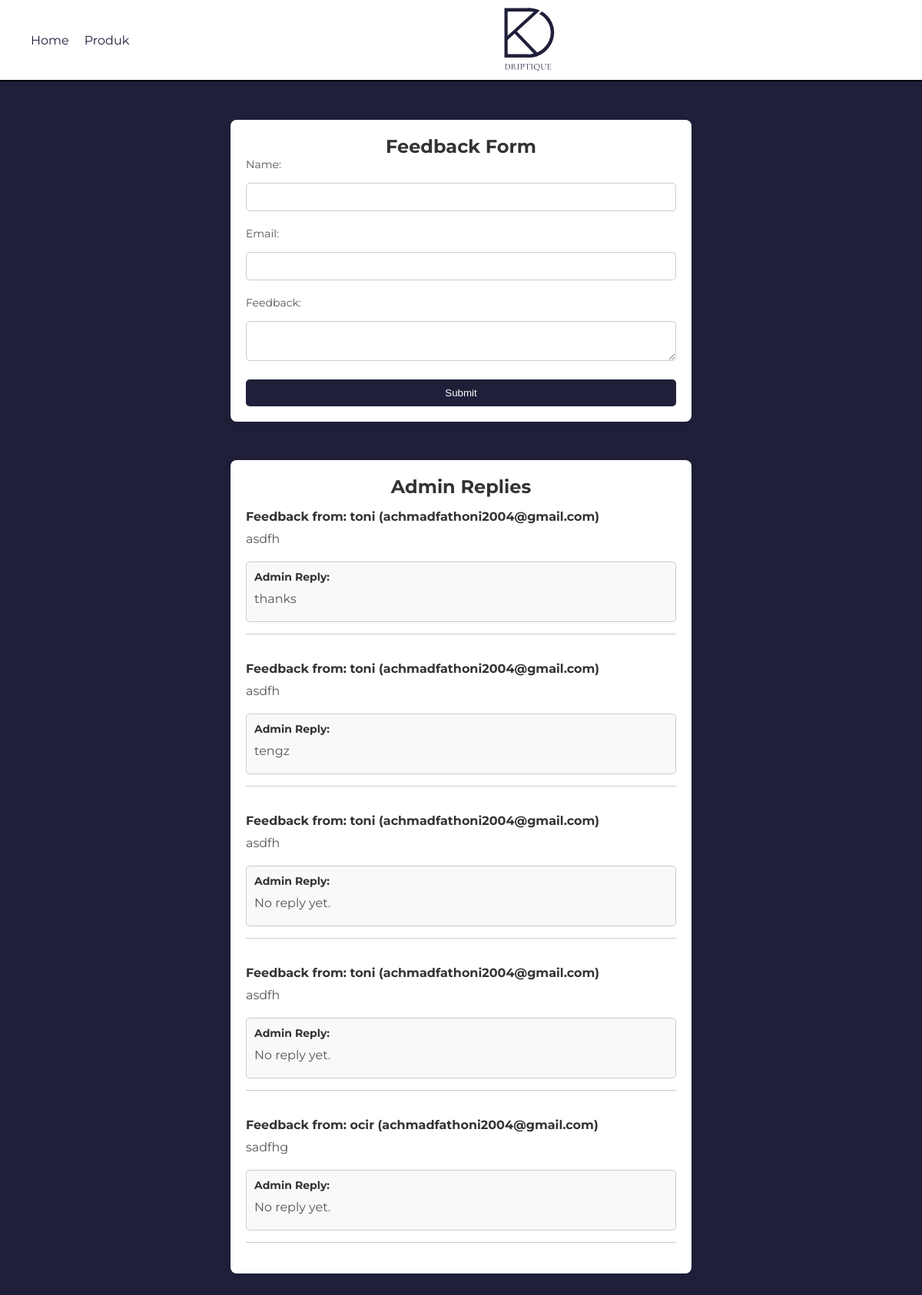
The page /feedback_form.php on the database its author committed.
### tables this page shows
CREATE TABLE `feedbacks` (
  `id` int(11) NOT NULL,
  `name` varchar(255) NOT NULL,
  `email` varchar(255) NOT NULL,
  `feedback` text NOT NULL,
  `created_at` timestamp NOT NULL DEFAULT current_timestamp()
);

CREATE TABLE `admin_replies` (
  `id` int(11) NOT NULL,
  `feedback_id` int(11) NOT NULL,
  `reply` text NOT NULL,
  `created_at` timestamp NOT NULL DEFAULT current_timestamp()
);

### feedback_form.php (the view, shortened to what this page needs)
<?php
$conn = new mysqli("localhost", "root", "", "feedback_system");
$result = $conn->query("SELECT * FROM feedbacks");
?>
<!DOCTYPE html>
<html lang="id">
  <head>
    <link rel="stylesheet" href="stylefeedback.css" />
    <link
      rel="stylesheet"
      href="https://cdnjs.cloudflare.com/ajax/libs/font-awesome/6.5.0/css/all.min.css"
    />
  </head>
  <body>
    <nav class="navbar">
      <div class="navbar-container">
        <ul class="navbar-nav">
          <li><a href="index.html">Home</a></li>
          <li><a href="product_list.php">Produk</a></li>
        </ul>
        <a href="index.html" class="navbar-logo"
          ><img src="aset-gambar/DRIPTIQUE.svg" alt=""
        /></a>
      </div>
    </nav>
    <div class="container">
        <h2>Feedback Form</h2>
        <form method="POST" action="feedback_form.php">
            <label for="name">Name:</label>
            <input type="text" id="name" name="name" required>
            <label for="email">Email:</label>
            <input type="email" id="email" name="email" required>
            <label for="feedback">Feedback:</label>
            <textarea id="feedback" name="feedback" required></textarea>
            <input type="submit" value="Submit">
        </form>
    </div>
    <div class="container">
    <h2>Admin Replies</h2>
    <?php while ($row = $result->fetch_assoc()) { ?>
      <div class="feedback-item">
        <h3>Feedback from: <?php echo $row['name']; ?> (<?php echo $row['email']; ?>)</h3>
        <p><?php echo nl2br($row['feedback']); ?></p>
        <div class="admin-reply">
          <h4>Admin Reply:</h4>
          <?php
          $feedback_id = $row['id'];
          $conn = new mysqli("localhost", "root", "", "feedback_system");
          $reply_result = $conn->query("SELECT * FROM admin_replies WHERE feedback_id = $feedback_id");
          if ($reply_result->num_rows > 0) {
              $reply = $reply_result->fetch_assoc();
              ?>
              <p><?php echo nl2br($reply['reply']); ?></p>
          <?php
          } else {
              echo "<p>No reply yet.</p>";
          }
          ?>
        </div>
      </div>
    <?php } ?>
  </div>
  </body>
</html>

### stylefeedback.css (style rules this page uses)
* { margin: 0; padding: 0; box-sizing: border-box; }
body { font-family: "Montserrat", sans-serif; background-color: #1f1f3a; overflow: auto; scrollbar-width: none; -ms-overflow-style: none; }
.navbar { display: flex; padding: 8px 40px; background-color: #fff; position: sticky; top: 0; z-index: 1000; border-bottom: 2px solid black; }
.navbar-container { display: flex; justify-content: space-between; align-items: center; width: 100%; }
.navbar-nav { display: flex; gap: 20px; list-style: none; padding-left: 0; }
.navbar-nav li a { text-decoration: none; color: #1f1f3a; }
.navbar-logo img { width: 70px; height: auto; margin-left: 50px; }

### feedback_form.php (style rules this page uses)
.container { width: 50%; margin: 50px auto; background-color: #fff; padding: 20px; border-radius: 8px; box-shadow: 0 2px 8px rgba(0, 0, 0, 0.1); }
h2 { text-align: center; color: #333; }
label { font-size: 14px; color: #555; margin-bottom: 5px; display: block; }
input[type="text"], input[type="email"], textarea { width: 100%; padding: 10px; margin: 10px 0 20px; border: 1px solid #ccc; border-radius: 5px; box-sizing: border-box; }
input[type="submit"] { background-color: #1f1f3a; color: white; padding: 10px 20px; border: none; border-radius: 5px; cursor: pointer; width: 100%; }
.feedback-item { border-bottom: 1px solid #ccc; padding: 15px 0; margin-bottom: 20px; }
.feedback-item h3 { margin: 0; font-size: 16px; color: #333; }
.feedback-item p { margin: 10px 0; color: #555; }
.admin-reply { margin-top: 20px; padding: 10px; border: 1px solid #ccc; border-radius: 5px; background-color: #f9f9f9; }
.admin-reply h4 { margin: 0; font-size: 14px; color: #333; }
.admin-reply p { color: #555; }

### rows shown on the page
feedbacks: name "toni", email "achmadfathoni2004@gmail.com", feedback "asdfh", admin_replies.reply "thanks"
feedbacks: name "toni", email "achmadfathoni2004@gmail.com", feedback "asdfh", admin_replies.reply "tengz"
feedbacks: name "toni", email "achmadfathoni2004@gmail.com", feedback "asdfh", shows "No reply yet."
feedbacks: name "toni", email "achmadfathoni2004@gmail.com", feedback "asdfh", shows "No reply yet."
feedbacks: name "ocir", email "achmadfathoni2004@gmail.com", feedback "sadfhg", shows "No reply yet."
